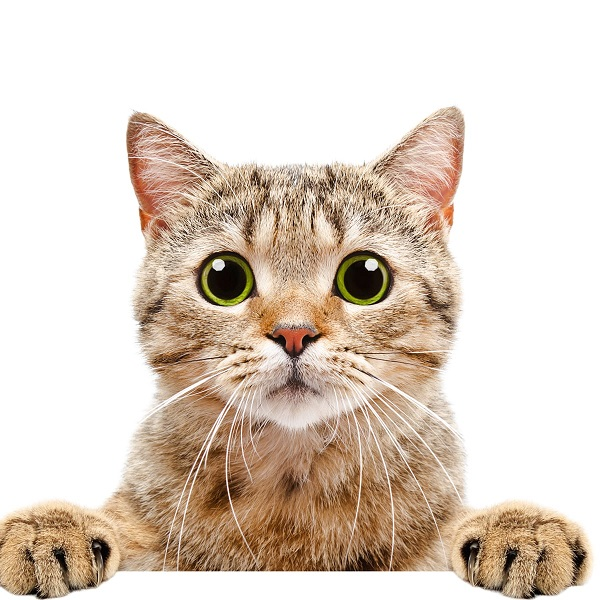
#> input picture OpenCV 01일차/실습/img/image.jpg, 600 x 600 px
$ python opencv_01.py
#> lines starting #> are read from the running program, lines starting #| are printed output that depends on the picture
# OpenCV 이미지, 그레이 출력
import cv2

img_src = cv2.imread('img/image.jpg', cv2.IMREAD_COLOR)
#> img_src is the input picture: shape (600, 600, 3); mean B, G, R 196.6, 208.9, 222.5
img_gray = cv2.cvtColor(img_src, cv2.COLOR_BGR2GRAY)
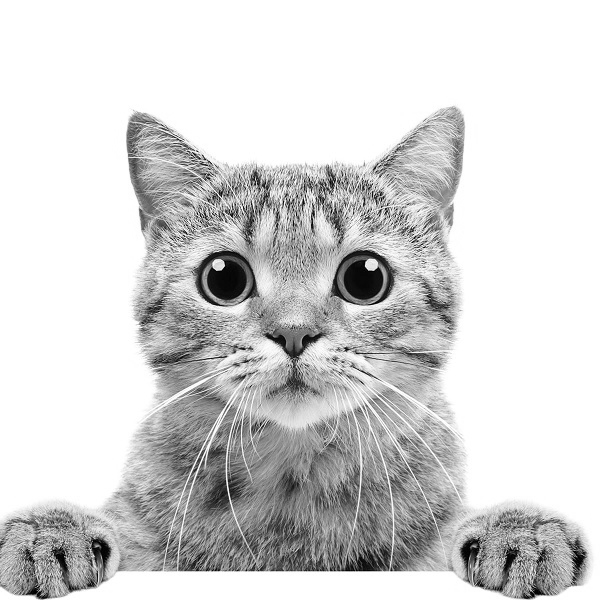
#> img_gray: shape (600, 600); min 0, max 255, mean 211.6
img_gray = cv2.cvtColor(img_gray, cv2.COLOR_GRAY2BGR)
#> img_gray: shape (600, 600, 3)

cont = cv2.hconcat([img_src, img_gray])
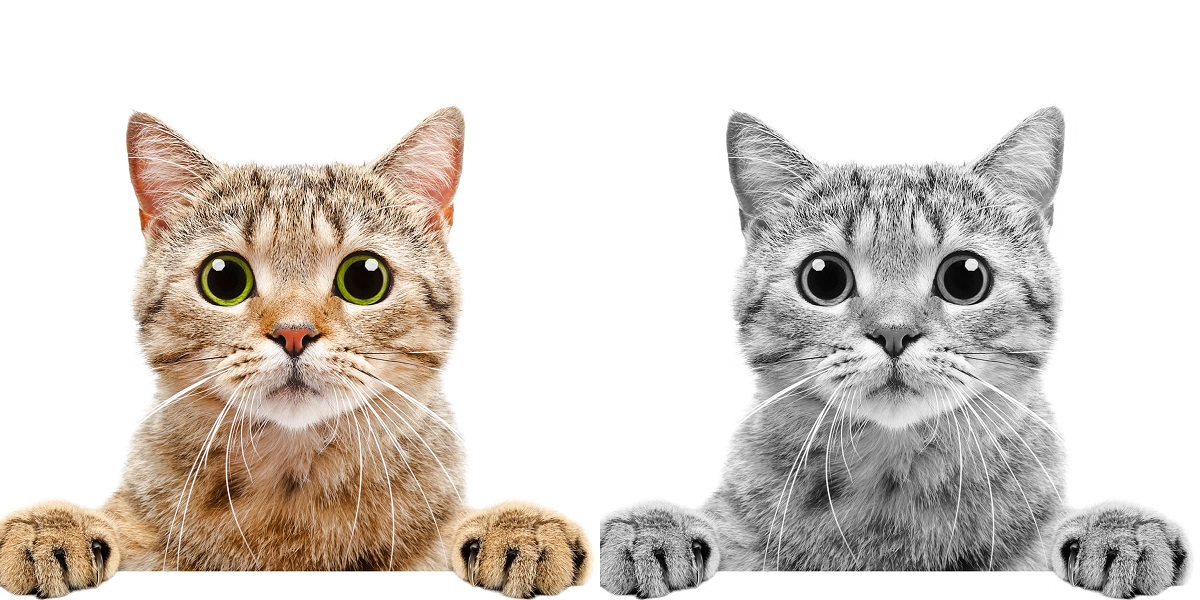
#> cont: shape (600, 1200, 3); mean B, G, R 204.1, 210.2, 217

cv2.imshow('cont', cont)

cv2.waitKey(0)
cv2.destroyAllWindows()
